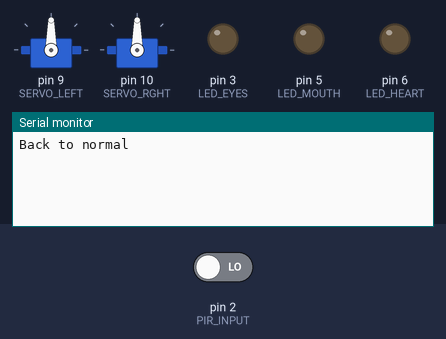
Bench run of a sketch on a simulated Arduino Uno, built with avr-gcc and run on an emulated ATmega328P. Parts: 2 × servo, output pins drawn as LEDs (lit = HIGH), the last lines printed to the serial monitor. Inputs (shaded band) come from the test bench; at power-on: pin 2 (PIR_INPUT) LOW. Random numbers use the default seed unless the sketch sets one.

Above: at 1.2 s.
1.3 s: pin 2 (PIR_INPUT) driven HIGH
At 2.5 s:
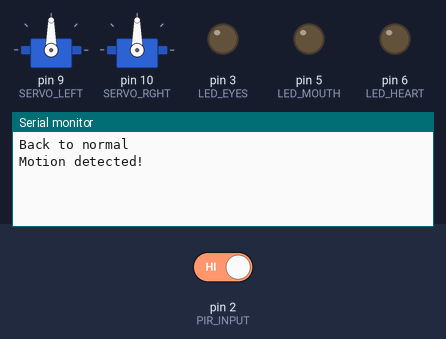
2.8 s: pin 2 (PIR_INPUT) driven LOW
At 3.7 s:
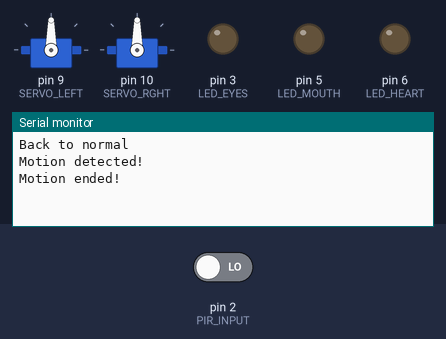

The sketch:

SkeletonSwing.ino
```cpp
#include <Servo.h>

#define PIR_INPUT 2

#define LED_EYES 3
#define LED_MOUTH 5

#define LED_HEART 6

#define SERVO_LEFT 9
#define SERVO_RGHT 10
#define SERVO_LEFT_NORMAL 90
#define SERVO_RGHT_NORMAL 90

#define LED_FADE_AMOUNT 5

int pirState = LOW;
int brightnessEyes = 0;
int brightnessMouth = 0;
int brightnessHeart = 0;

unsigned long startTime = 0;
int servoHalfPeriodCount = 0;

boolean normal = false;

Servo servo_left;
Servo servo_rght;

void setup() {
  pinMode(PIR_INPUT, INPUT);

  pinMode(LED_EYES, OUTPUT);
  pinMode(LED_MOUTH, OUTPUT);
  pinMode(LED_HEART, OUTPUT);

  servo_left.attach(SERVO_LEFT);
  servo_rght.attach(SERVO_RGHT);
  servo_left.write(90);
  servo_rght.write(90);

  Serial.begin(38400);
}

void loop() {
  int val = digitalRead(PIR_INPUT);
  unsigned long t = millis();

  if (val == HIGH) {
    if (pirState == LOW) {
      Serial.println("Motion detected!");
      pirState = HIGH;

      if (t - startTime > 120000) {
        startTime = t;
      }
    }
  }
  else {
    if (pirState == HIGH) {
      Serial.println("Motion ended!");
      pirState = LOW;
    }
  }

  unsigned long dt = t - startTime;

  if (startTime == 0 || dt > 100000) {
    if (!normal) {
      Serial.println("Back to normal");
      normal = true;
    }

    servoHalfPeriodCount = 0;
    servo_left.write(SERVO_LEFT_NORMAL);
    servo_rght.write(SERVO_RGHT_NORMAL);

    brightnessEyes = 0;
    brightnessMouth = 0;
    brightnessHeart = 0;
  }
  else {
    if (normal) {
      Serial.println("Start action");
      normal = false;
    }

    if (dt / 1308 > servoHalfPeriodCount) {
      Serial.println("Start Servo action");
      servoHalfPeriodCount = dt / 1308;

      if (servoHalfPeriodCount % 2) {
        servo_left.write(SERVO_LEFT_NORMAL - 50);
        servo_rght.write(SERVO_RGHT_NORMAL + 50);
      }
      else {
        servo_left.write(SERVO_LEFT_NORMAL + 50);
        servo_rght.write(SERVO_RGHT_NORMAL - 50);
      }
    }

    if (dt / 40 % 2) {
      brightnessHeart = 200;
    }
    else {
      brightnessHeart = 0;
    }

    if (dt / 30 % 2) {
      Serial.println("Start led action");
      brightnessEyes = random(0, 200);
      brightnessMouth = random(0, 200);
    }
  }

  analogWrite(LED_EYES, brightnessEyes);
  analogWrite(LED_MOUTH, brightnessMouth);
  analogWrite(LED_HEART, brightnessHeart);

  delay(5);
}
```

Measured:
- after the input at 1.3 s, the serial monitor: prints a new line at once (image 1)
- after the input at 2.8 s, the serial monitor: prints a new line at once (image 2)
